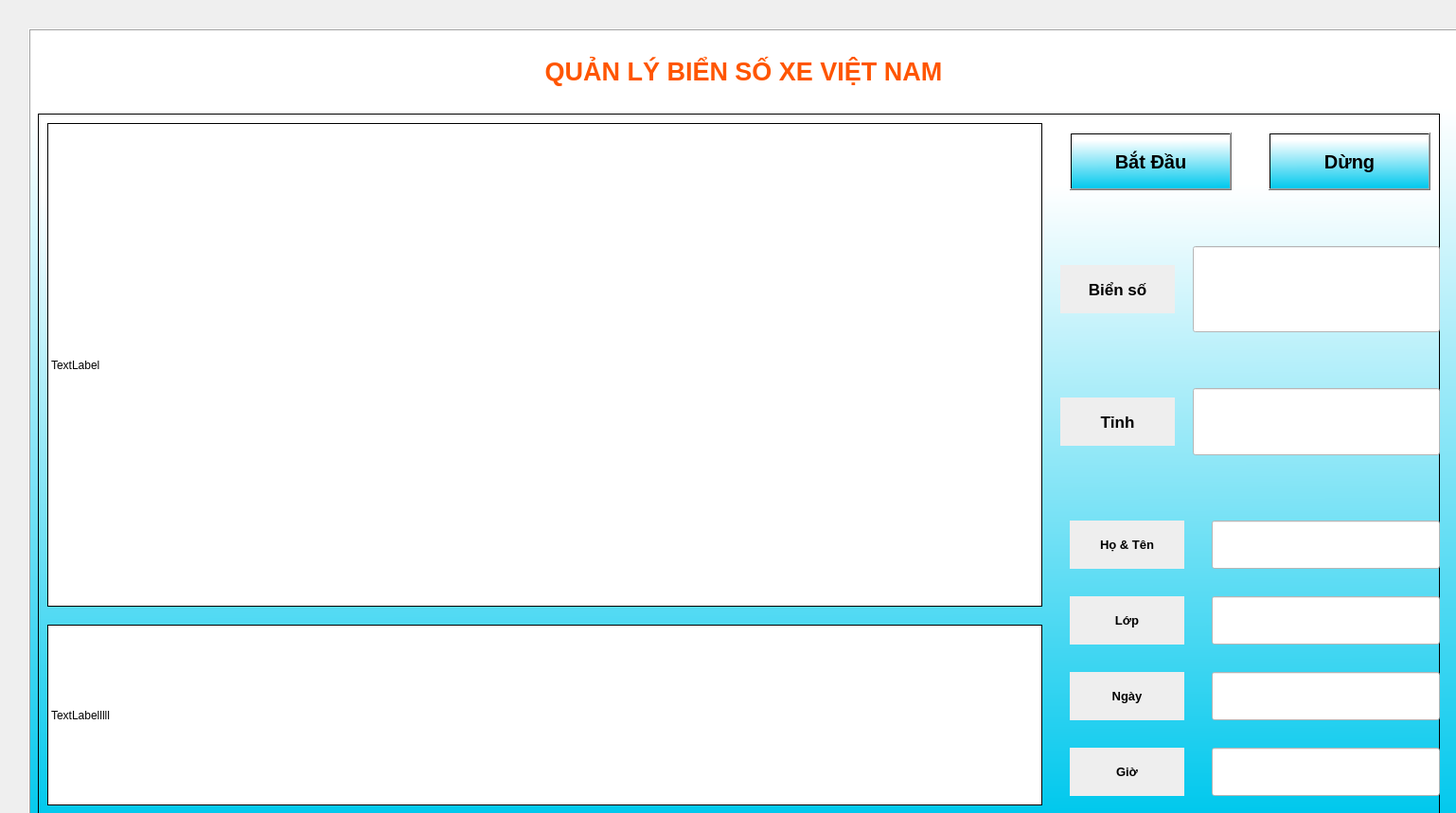
<?xml version="1.0" encoding="UTF-8"?>
<ui version="4.0">
 <class>Frame</class>
 <widget class="QFrame" name="Frame">
  <property name="geometry">
   <rect>
    <x>0</x>
    <y>0</y>
    <width>1538</width>
    <height>859</height>
   </rect>
  </property>
  <property name="windowTitle">
   <string>Frame</string>
  </property>
  <property name="frameShape">
   <enum>QFrame::NoFrame</enum>
  </property>
  <widget class="QFrame" name="frame">
   <property name="enabled">
    <bool>true</bool>
   </property>
   <property name="geometry">
    <rect>
     <x>30</x>
     <y>30</y>
     <width>1521</width>
     <height>841</height>
    </rect>
   </property>
   <property name="font">
    <font>
     <weight>50</weight>
     <bold>false</bold>
    </font>
   </property>
   <property name="mouseTracking">
    <bool>false</bool>
   </property>
   <property name="tabletTracking">
    <bool>false</bool>
   </property>
   <property name="acceptDrops">
    <bool>false</bool>
   </property>
   <property name="styleSheet">
    <string notr="true">background-color: rgb(170, 255, 255);
background-color: qlineargradient(spread:pad, x1:0.636826, y1:1, x2:0.627025, y2:0.102, stop:0 rgba(0, 200, 237, 255), stop:1 rgba(255, 255, 255, 255));</string>
   </property>
   <property name="frameShape">
    <enum>QFrame::Box</enum>
   </property>
   <property name="frameShadow">
    <enum>QFrame::Raised</enum>
   </property>
   <property name="midLineWidth">
    <number>0</number>
   </property>
   <widget class="QLabel" name="label">
    <property name="geometry">
     <rect>
      <x>10</x>
      <y>10</y>
      <width>1491</width>
      <height>71</height>
     </rect>
    </property>
    <property name="font">
     <font>
      <pointsize>20</pointsize>
      <weight>75</weight>
      <bold>true</bold>
     </font>
    </property>
    <property name="cursor">
     <cursorShape>ArrowCursor</cursorShape>
    </property>
    <property name="styleSheet">
     <string notr="true">background-color: rgb(255, 255, 255);
color: rgb(255, 85, 0);</string>
    </property>
    <property name="frameShape">
     <enum>QFrame::NoFrame</enum>
    </property>
    <property name="text">
     <string>QUẢN LÝ BIỂN SỐ XE VIỆT NAM</string>
    </property>
    <property name="alignment">
     <set>Qt::AlignCenter</set>
    </property>
   </widget>
   <widget class="QFrame" name="frame_2">
    <property name="geometry">
     <rect>
      <x>10</x>
      <y>90</y>
      <width>1481</width>
      <height>741</height>
     </rect>
    </property>
    <property name="styleSheet">
     <string notr="true">background-color: rgb(170, 255, 255);
background-color: qlineargradient(spread:pad, x1:0.636826, y1:1, x2:0.627025, y2:0.102, stop:0 rgba(0, 200, 237, 255), stop:1 rgba(255, 255, 255, 255));</string>
    </property>
    <property name="frameShape">
     <enum>QFrame::StyledPanel</enum>
    </property>
    <property name="frameShadow">
     <enum>QFrame::Raised</enum>
    </property>
    <widget class="QLabel" name="original_video">
     <property name="geometry">
      <rect>
       <x>10</x>
       <y>10</y>
       <width>1051</width>
       <height>511</height>
      </rect>
     </property>
     <property name="styleSheet">
      <string notr="true">background-color: rgb(255, 255, 255);</string>
     </property>
     <property name="frameShape">
      <enum>QFrame::Box</enum>
     </property>
     <property name="text">
      <string>TextLabel</string>
     </property>
    </widget>
    <widget class="QLabel" name="lbl_contour">
     <property name="geometry">
      <rect>
       <x>10</x>
       <y>540</y>
       <width>1051</width>
       <height>191</height>
      </rect>
     </property>
     <property name="styleSheet">
      <string notr="true">background-color: rgb(255, 255, 255);</string>
     </property>
     <property name="frameShape">
      <enum>QFrame::Box</enum>
     </property>
     <property name="text">
      <string>TextLabelllll</string>
     </property>
    </widget>
    <widget class="QPushButton" name="btn_chonVideo">
     <property name="geometry">
      <rect>
       <x>1090</x>
       <y>20</y>
       <width>171</width>
       <height>61</height>
      </rect>
     </property>
     <property name="font">
      <font>
       <pointsize>15</pointsize>
       <weight>75</weight>
       <bold>true</bold>
      </font>
     </property>
     <property name="text">
      <string>Bắt Đầu</string>
     </property>
    </widget>
    <widget class="QPushButton" name="btn_nhandang">
     <property name="geometry">
      <rect>
       <x>1300</x>
       <y>20</y>
       <width>171</width>
       <height>61</height>
      </rect>
     </property>
     <property name="font">
      <font>
       <pointsize>15</pointsize>
       <weight>75</weight>
       <bold>true</bold>
      </font>
     </property>
     <property name="text">
      <string>Dừng</string>
     </property>
    </widget>
    <widget class="QLabel" name="label_4">
     <property name="geometry">
      <rect>
       <x>1080</x>
       <y>160</y>
       <width>121</width>
       <height>51</height>
      </rect>
     </property>
     <property name="font">
      <font>
       <pointsize>13</pointsize>
       <weight>75</weight>
       <bold>true</bold>
      </font>
     </property>
     <property name="styleSheet">
      <string notr="true">background-color: rgb(238, 238, 238);</string>
     </property>
     <property name="frameShape">
      <enum>QFrame::NoFrame</enum>
     </property>
     <property name="text">
      <string>Biển số</string>
     </property>
     <property name="alignment">
      <set>Qt::AlignCenter</set>
     </property>
    </widget>
    <widget class="QLineEdit" name="let_bienso">
     <property name="geometry">
      <rect>
       <x>1220</x>
       <y>140</y>
       <width>261</width>
       <height>91</height>
      </rect>
     </property>
     <property name="font">
      <font>
       <pointsize>24</pointsize>
       <weight>75</weight>
       <bold>true</bold>
      </font>
     </property>
     <property name="styleSheet">
      <string notr="true">background-color: rgb(255, 255, 255);</string>
     </property>
     <property name="text">
      <string/>
     </property>
     <property name="alignment">
      <set>Qt::AlignCenter</set>
     </property>
    </widget>
    <widget class="QLineEdit" name="let_ngay">
     <property name="geometry">
      <rect>
       <x>1240</x>
       <y>590</y>
       <width>241</width>
       <height>51</height>
      </rect>
     </property>
     <property name="font">
      <font>
       <pointsize>14</pointsize>
      </font>
     </property>
     <property name="styleSheet">
      <string notr="true">background-color: rgb(255, 255, 255);</string>
     </property>
     <property name="alignment">
      <set>Qt::AlignCenter</set>
     </property>
    </widget>
    <widget class="QLineEdit" name="let_gio">
     <property name="geometry">
      <rect>
       <x>1240</x>
       <y>670</y>
       <width>241</width>
       <height>51</height>
      </rect>
     </property>
     <property name="font">
      <font>
       <pointsize>14</pointsize>
      </font>
     </property>
     <property name="styleSheet">
      <string notr="true">background-color: rgb(255, 255, 255);</string>
     </property>
     <property name="alignment">
      <set>Qt::AlignCenter</set>
     </property>
    </widget>
    <widget class="QLabel" name="label_9">
     <property name="geometry">
      <rect>
       <x>1080</x>
       <y>300</y>
       <width>121</width>
       <height>51</height>
      </rect>
     </property>
     <property name="font">
      <font>
       <pointsize>13</pointsize>
       <weight>75</weight>
       <bold>true</bold>
      </font>
     </property>
     <property name="styleSheet">
      <string notr="true">background-color: rgb(238, 238, 238);</string>
     </property>
     <property name="frameShape">
      <enum>QFrame::NoFrame</enum>
     </property>
     <property name="text">
      <string>Tỉnh</string>
     </property>
     <property name="alignment">
      <set>Qt::AlignCenter</set>
     </property>
    </widget>
    <widget class="QLabel" name="label_5">
     <property name="geometry">
      <rect>
       <x>1090</x>
       <y>430</y>
       <width>121</width>
       <height>51</height>
      </rect>
     </property>
     <property name="font">
      <font>
       <pointsize>10</pointsize>
       <weight>75</weight>
       <bold>true</bold>
      </font>
     </property>
     <property name="styleSheet">
      <string notr="true">background-color: rgb(238, 238, 238);</string>
     </property>
     <property name="frameShape">
      <enum>QFrame::NoFrame</enum>
     </property>
     <property name="text">
      <string>Họ &amp; Tên</string>
     </property>
     <property name="alignment">
      <set>Qt::AlignCenter</set>
     </property>
    </widget>
    <widget class="QLabel" name="label_6">
     <property name="geometry">
      <rect>
       <x>1090</x>
       <y>590</y>
       <width>121</width>
       <height>51</height>
      </rect>
     </property>
     <property name="font">
      <font>
       <pointsize>10</pointsize>
       <weight>75</weight>
       <bold>true</bold>
      </font>
     </property>
     <property name="styleSheet">
      <string notr="true">background-color: rgb(238, 238, 238);</string>
     </property>
     <property name="frameShape">
      <enum>QFrame::NoFrame</enum>
     </property>
     <property name="text">
      <string>Ngày</string>
     </property>
     <property name="alignment">
      <set>Qt::AlignCenter</set>
     </property>
    </widget>
    <widget class="QLabel" name="label_7">
     <property name="geometry">
      <rect>
       <x>1090</x>
       <y>670</y>
       <width>121</width>
       <height>51</height>
      </rect>
     </property>
     <property name="font">
      <font>
       <pointsize>10</pointsize>
       <weight>75</weight>
       <bold>true</bold>
      </font>
     </property>
     <property name="styleSheet">
      <string notr="true">background-color: rgb(238, 238, 238);</string>
     </property>
     <property name="frameShape">
      <enum>QFrame::NoFrame</enum>
     </property>
     <property name="text">
      <string>Giờ</string>
     </property>
     <property name="alignment">
      <set>Qt::AlignCenter</set>
     </property>
    </widget>
    <widget class="QLabel" name="label_8">
     <property name="geometry">
      <rect>
       <x>1090</x>
       <y>510</y>
       <width>121</width>
       <height>51</height>
      </rect>
     </property>
     <property name="font">
      <font>
       <pointsize>10</pointsize>
       <weight>75</weight>
       <bold>true</bold>
      </font>
     </property>
     <property name="styleSheet">
      <string notr="true">background-color: rgb(238, 238, 238);</string>
     </property>
     <property name="frameShape">
      <enum>QFrame::NoFrame</enum>
     </property>
     <property name="text">
      <string>Lớp</string>
     </property>
     <property name="alignment">
      <set>Qt::AlignCenter</set>
     </property>
    </widget>
    <widget class="QLineEdit" name="let_lop">
     <property name="geometry">
      <rect>
       <x>1240</x>
       <y>510</y>
       <width>241</width>
       <height>51</height>
      </rect>
     </property>
     <property name="font">
      <font>
       <pointsize>14</pointsize>
      </font>
     </property>
     <property name="styleSheet">
      <string notr="true">background-color: rgb(255, 255, 255);</string>
     </property>
     <property name="alignment">
      <set>Qt::AlignCenter</set>
     </property>
    </widget>
    <widget class="QLineEdit" name="let_ten">
     <property name="geometry">
      <rect>
       <x>1240</x>
       <y>430</y>
       <width>241</width>
       <height>51</height>
      </rect>
     </property>
     <property name="font">
      <font>
       <pointsize>14</pointsize>
       <weight>50</weight>
       <bold>false</bold>
      </font>
     </property>
     <property name="styleSheet">
      <string notr="true">background-color: rgb(255, 255, 255);</string>
     </property>
     <property name="text">
      <string/>
     </property>
     <property name="alignment">
      <set>Qt::AlignCenter</set>
     </property>
    </widget>
    <widget class="QLineEdit" name="let_tinh">
     <property name="geometry">
      <rect>
       <x>1220</x>
       <y>290</y>
       <width>261</width>
       <height>71</height>
      </rect>
     </property>
     <property name="font">
      <font>
       <pointsize>18</pointsize>
       <weight>75</weight>
       <bold>true</bold>
      </font>
     </property>
     <property name="styleSheet">
      <string notr="true">background-color: rgb(255, 255, 255);</string>
     </property>
     <property name="text">
      <string/>
     </property>
     <property name="alignment">
      <set>Qt::AlignCenter</set>
     </property>
    </widget>
   </widget>
  </widget>
 </widget>
 <resources/>
 <connections/>
</ui>
